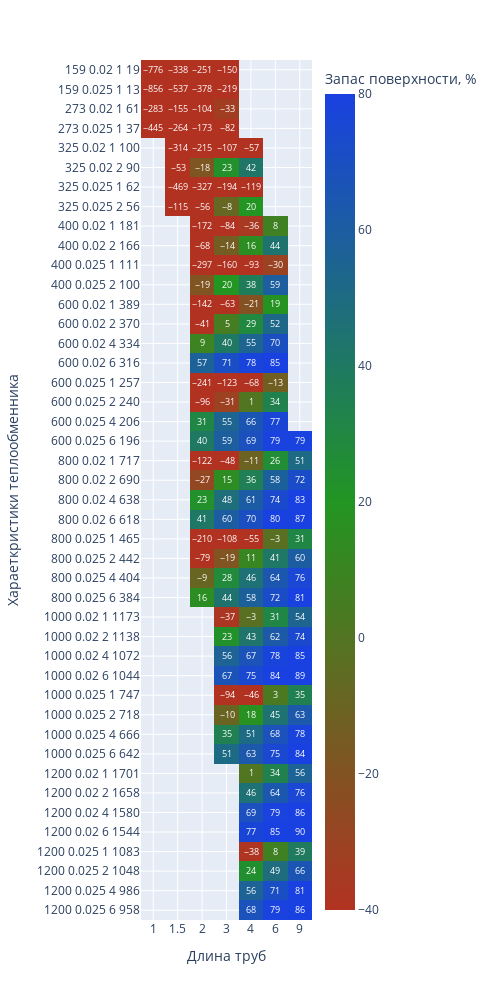

The notebook cell this image was saved under:
### Markdown cell above
В холодильнике кубового остатка осуществляется охлаждение кубового остатка до конечной температуры 'tk'

### Code cell
heaters = eq.calculate_equipment(
        heaters_table,
        aqua_vapor_saturation_by_pressure,
        aqua_liquid_saturation,
        aqua_vapor_saturation,
        balance,
        properties,
        FEED_TEMPERATURE,
        thermal_balance,
        Ropt,
        EQ_NAME = 'холодильник',
        COOLER_NAME = 'куба',
        pipes = 'продукт', #изменяемый параметр может быть 'вода'
        aq_t = 20, #изменяемый параметр
        tk = 30 #изменяемый параметр
        )

fig = px.imshow(
    round(heaters),
    labels=dict(x="Длина труб", y="Хараеткристики теплообменника", color="Запас поверхности, %"),
    range_color=[-40,80],
    color_continuous_scale=["rgb(178, 50, 34)", "rgb(34, 149, 34)", "rgb(25, 65, 225)"],
    x=heaters.columns,
    y=heaters.index,
    text_auto=True, aspect="auto",
    width=500,
    height=1000
    )
fig.show()

### Figure 1 — Plotly figure (JSON) as saved in the notebook; plotly's stock layout.template omitted (floating-point values rounded to 4 significant figures; data arrays with more than 128 entries replaced by an {"elided": "..."} marker saying what was removed)
{"data": [{"coloraxis": "coloraxis", "hovertemplate": "Длина труб: %{x}<br>Хараеткристики теплообменника: %{y}<br>Запас поверхности, %: %{z}<extra></extra>", "name": "0", "texttemplate": "%{z}", "type": "heatmap", "x": ["1", "1.5", "2", "3", "4", "6", "9"], "xaxis": "x", "y": ["159 0.02 1 19", "159 0.025 1 13", "273 0.02 1 61", "273 0.025 1 37", "325 0.02 1 100", "325 0.02 2 90", "325 0.025 1 62", "325 0.025 2 56", "400 0.02 1 181", "400 0.02 2 166", "400 0.025 1 111", "400 0.025 2 100", "600 0.02 1 389", "600 0.02 2 370", "600 0.02 4 334", "600 0.02 6 316", "600 0.025 1 257", "600 0.025 2 240", "600 0.025 4 206", "600 0.025 6 196", "800 0.02 1 717", "800 0.02 2 690", "800 0.02 4 638", "800 0.02 6 618", "800 0.025 1 465", "800 0.025 2 442", "800 0.025 4 404", "800 0.025 6 384", "1000 0.02 1 1173", "1000 0.02 2 1138", "1000 0.02 4 1072", "1000 0.02 6 1044", "1000 0.025 1 747", "1000 0.025 2 718", "1000 0.025 4 666", "1000 0.025 6 642", "1200 0.02 1 1701", "1200 0.02 2 1658", "1200 0.02 4 1580", "1200 0.02 6 1544", "1200 0.025 1 1083", "1200 0.025 2 1048", "1200 0.025 4 986", "1200 0.025 6 958"], "yaxis": "y", "z": {"elided": "44x7 int values"}}], "layout": {"coloraxis": {"cmax": 80, "cmin": -40, "colorbar": {"title": {"text": "Запас поверхности, %"}}, "colorscale": [[0, "rgb(178, 50, 34)"], [0.5, "rgb(34, 149, 34)"], [1, "rgb(25, 65, 225)"]]}, "height": 1000, "margin": {"t": 60}, "width": 500, "xaxis": {"anchor": "y", "domain": [0, 1], "title": {"text": "Длина труб"}}, "yaxis": {"anchor": "x", "autorange": "reversed", "domain": [0, 1], "title": {"text": "Хараеткристики теплообменника"}}}}
